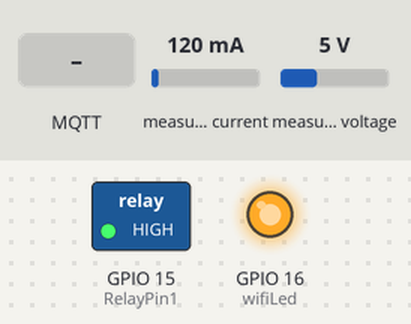
Simulated run of this sketch. Board: ESP8266 (NodeMCU). On the bench: switched loads named in the sketch (green lamp = pin HIGH), output pins drawn as LEDs (lit = HIGH). The test bench sets the inputs (shaded band); at power-on: measured current 120 mA, measured voltage 5 V. WiFi joins after 1.5 s; servers stay silent unless stated; no MQTT or app messages arrive unless stated; what the sketch prints to the serial monitor is not drawn.

Above: at 2.7 s.
2.8 s: MQTT message "0" arrives on the first subscribed topic
At 4.3 s:
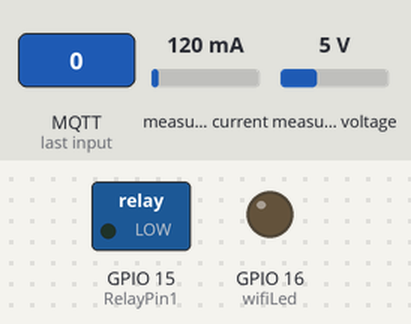
5.1 s: MQTT message "on" arrives on the first subscribed topic
At 7.2 s:
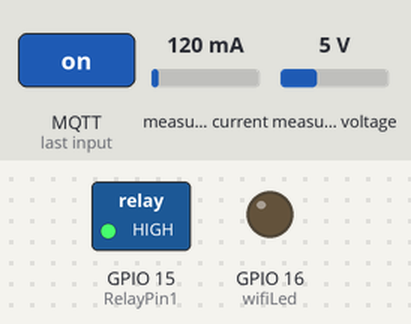
Timing chart, 0 to 8.7 s (numbered marks = the images above; inputs shaded):
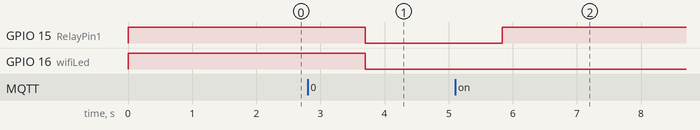

The sketch:

esp_watmeter_mqtt.ino
```cpp
#include <ESP8266WiFi.h>
#include <PubSubClient.h>
#include <OneWire.h>
#include <AsyncMqttClient.h>
#include <Ticker.h>
#include <PZEM004Tv30.h>
#include <SoftwareSerial.h>

SoftwareSerial pzemSWSerial(14, 12); //gpio pzem
PZEM004Tv30 pzem;

#define ONE_WIRE_BUS 2
OneWire oneWire(ONE_WIRE_BUS);
int tm=1100;

const char* PARAM_INPUT = "threshold_input";

AsyncMqttClient mqttClient;
Ticker mqttReconnectTimer;


unsigned long previousMillis = 0;
const long interval = 1500;

// Relays
#define RelayPin1 15  //gpio

//WiFi Status LED
#define wifiLed    16  //gpio

int toggleState_1 = 1; //Define integer to remember the toggle state for relay 1


// Update these with values suitable for your network.

const char* ssid = ""; //WiFI Name
const char* password = ""; //WiFi Password
const char* mqttServer = "";
const char* mqttUserName = ""; // MQTT username
const char* mqttPwd = ""; // MQTT password
const char* clientID = "EspClient000023"; // client id
const char* availabilityTopic = "ESP_Watmeter/status/LWT";

#define sub1 "ESP_Watmeter_Switch"

#define sub2 "ESP_Watmeter_voltage"
#define sub3 "ESP_Watmeter_current"
#define sub4 "ESP_Watmeter_power"
#define sub5 "ESP_Watmeter_energy"
#define sub6 "ESP_Watmeter_frequency"
#define sub7 "ESP_Watmeter_pf"


#define pub1 "ESP_Watmeter_State"

WiFiClient espClient;
PubSubClient client(espClient);

unsigned long lastMsg = 0;
#define MSG_BUFFER_SIZE  (80)
char msg[MSG_BUFFER_SIZE];
int value = 0;

void setup_wifi() {
 delay(10);
 WiFi.begin(ssid, password);
 while (WiFi.status() != WL_CONNECTED) {
 delay(500);
 Serial.print(".");
 }
 Serial.println("");
 Serial.println("WiFi connected");
 Serial.println("IP address: ");
 Serial.println(WiFi.localIP());
}

void reconnect() {
 while (!client.connected()) {
 if (client.connect(clientID, mqttUserName, mqttPwd, availabilityTopic, 0, true, "Offline")) {
 client.publish(availabilityTopic, "Online", true);
 Serial.println("MQTT connected");
      // ... and resubscribe
      client.subscribe(sub1);

     }
    else {
      Serial.print("failed, rc=");
      Serial.print(client.state());
      Serial.println(" try again in 5 seconds");
      // Wait 5 seconds before retrying
      delay(5000);
    }
  }

}
void callback(char* topic, byte* payload, unsigned int length) {

  Serial.print("Message arrived [");
  Serial.print(topic);
  Serial.print("] ");

  if (strstr(topic, sub1))

  {
    for (int i = 0; i < length; i++) {
      Serial.print((char)payload[i]);
    }
    Serial.println();
    // Switch on the Relay if an 1 was received as first character
    if ((char)payload[0] == '0') {
      digitalWrite(RelayPin1, LOW);


      toggleState_1 = 0;
      client.publish(pub1, "0");
    } else {
      digitalWrite(RelayPin1, HIGH);

      toggleState_1 = 1;
      client.publish(pub1, "1");
    }

  }


  else
  {
    Serial.println("unsubscribed topic");

  }

}


  void setup() {

  Serial.begin(115200);

  Serial.println();
  pzem = PZEM004Tv30(pzemSWSerial);
  pinMode(RelayPin1, OUTPUT);


  pinMode(wifiLed, OUTPUT);

  //During Starting all Relays should TURN OFF
  digitalWrite(RelayPin1, HIGH);


  //During Starting WiFi LED should TURN OFF
  digitalWrite(wifiLed, HIGH);

 setup_wifi();
   client.setServer(mqttServer, 1883);
   client.setCallback(callback);
 }


void loop() {
  if (!client.connected()) {
    digitalWrite(wifiLed, HIGH);
    reconnect();
  }
  else{
    digitalWrite(wifiLed, LOW);

  }
  client.loop();
  PzemSend();

  unsigned long currentMillis = millis();
  // Every X number of seconds (interval = 10 seconds)
  // it publishes a new MQTT message
  if (currentMillis - previousMillis >= interval) {
    // Save the last time a new reading was published
  previousMillis = currentMillis;


   }

    Serial.print("Custom Address:");
    Serial.println(pzem.readAddress(), HEX);

    // Read the data from the sensor
    float voltage = pzem.voltage();
    float current = pzem.current();
    float power = pzem.power();
    float energy = pzem.energy();
    float frequency = pzem.frequency();
    float pf = pzem.pf();

    // Check if the data is valid

     if(isnan(voltage)){
        Serial.println("Error reading voltage");
    } else if (isnan(current)) {
        Serial.println("Error reading current");
    } else if (isnan(power)) {
        Serial.println("Error reading power");
    } else if (isnan(energy)) {
        Serial.println("Error reading energy");
    } else if (isnan(frequency)) {
        Serial.println("Error reading frequency");
    } else if (isnan(pf)) {
        Serial.println("Error reading power factor");
    } else

      {

        // Print the values to the Serial console
        Serial.print("Voltage: ");      Serial.print(voltage);      Serial.println("V");
        Serial.print("Current: ");      Serial.print(current);      Serial.println("A");
        Serial.print("Power: ");        Serial.print(power);        Serial.println("W");
        Serial.print("Energy: ");       Serial.print(energy);       Serial.println("kWh");
        Serial.print("Frequency: ");    Serial.print(frequency);    Serial.println("Hz");
        Serial.print("PF: ");           Serial.println(pf);

    }

    Serial.println();
    delay(2000);
}
  void PzemSend(){

  float voltage = pzem.voltage();
    {

       client.publish(sub2, String(voltage).c_str(), true);

       tm = 1100;
      tm--;

     }

   float current = pzem.current();
   {

       client.publish(sub3, String(current).c_str(), true);

       tm = 1100;
       tm--;
     }
   float power = pzem.power();
   {

       client.publish(sub4, String(power).c_str(), true);

       tm = 1100;
       tm--;

     }
   float energy = pzem.energy();
   {

       client.publish(sub5, String(energy).c_str(), true);

       tm = 1100;
       tm--;

     }
   float frequency = pzem.frequency();
   {

       client.publish(sub6, String(frequency).c_str(), true);

       tm = 1100;
       tm--;

     }
   float pf = pzem.pf();
   {

       client.publish(sub7, String(pf).c_str(), true);

       tm = 1100;
       tm--;

     }

   }
```

Measured:
- after the input at 2.8 s, GPIO 15 (RelayPin1): HIGH → LOW after 0.90 s
- after the input at 5.1 s, GPIO 15 (RelayPin1): LOW → HIGH after 0.73 s
